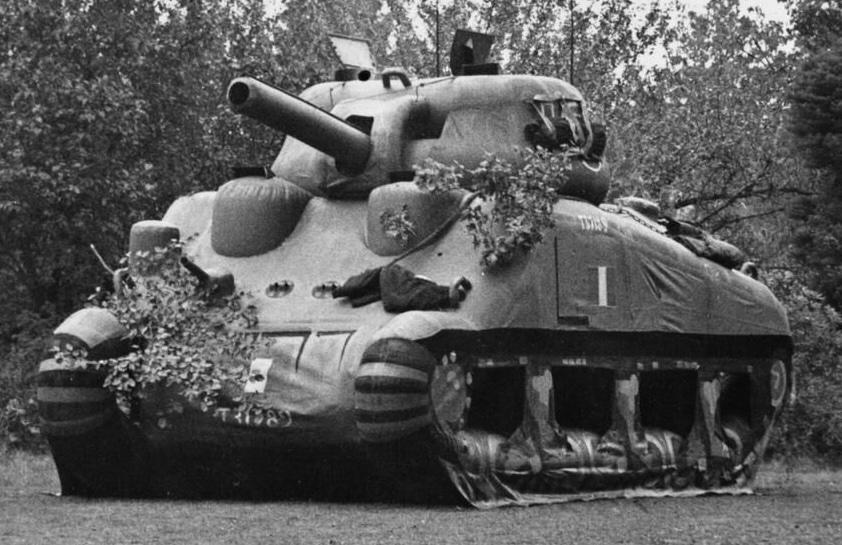
#> input picture ghost-army-3d/archival_raw/DummyShermanTank.jpg, 842 x 545 px
$ python prep-archival.py
#> lines starting #> are read from the running program, lines starting #| are printed output that depends on the picture
"""Vox-style collage prep: crop the public-domain archival images, press them into a printed
(slightly halftoned, ink-on-paper) look, and give each a torn white-paper border with alpha.

    python3 scripts/prep-archival.py
Writes public/assets/archival/*.png and public/assets/backgrounds/paper_vox.jpg
"""
from pathlib import Path
import numpy as np
from PIL import Image, ImageFilter, ImageOps, ImageEnhance

ROOT = Path(__file__).resolve().parent.parent
RAW, OUT = ROOT / 'archival_raw', ROOT / 'public' / 'assets' / 'archival'
rng = np.random.default_rng(1944)

# name: (source file, crop box as fractions l,t,r,b, target width, mode) ; mode 'duo' = ink duotone, 'col' = muted colour
JOBS = {
    'dummy': ("DummyShermanTank.jpg", (0, 0, 1, 1), 1000, 'duo'),
    'rhine': ("Crossingtherhine.jpg", (0, 0.05, 1, 0.9), 900, 'duo'),
    'simpson': ("William_H._Simpson.jpg", (0.05, 0.02, 0.95, 0.72), 600, 'duo'),
}
INK, PAPER = np.array([34, 30, 28]), np.array([244, 240, 230])


def halftone_grain(img):
    a = np.asarray(img).astype(np.float32)
    a += rng.normal(0, 5, a.shape[:2])[..., None]
    return Image.fromarray(np.clip(a, 0, 255).astype(np.uint8))


def press(im, mode):
    if mode == 'duo':
        g = ImageOps.autocontrast(im.convert('L'), cutoff=1)
        t = (np.asarray(g).astype(np.float32) / 255)[..., None]
        out = Image.fromarray((INK * (1 - t) + PAPER * t).astype(np.uint8))
    else:
        im = ImageOps.autocontrast(im.convert('RGB'), cutoff=0.5)
        im = ImageEnhance.Color(im).enhance(0.72)
        a = np.asarray(im).astype(np.float32)
        warm = a * np.array([1.0, 0.97, 0.9]) + np.array([6, 4, 0])
        out = Image.fromarray(np.clip(warm, 0, 255).astype(np.uint8))
    return halftone_grain(out.filter(ImageFilter.UnsharpMask(2, 60, 2)))


def torn_mask(w, h, inset, rough):
    """Alpha for a sheet with a torn edge: a jittered rectangle, slightly blurred."""
    m = np.zeros((h, w), np.float32)
    yy, xx = np.mgrid[0:h, 0:w]
    def edge(n, s):
        v = np.cumsum(rng.normal(0, 1, n)); v = (v - np.linspace(v[0], v[-1], n)); v = v / (np.abs(v).max() + 1e-6)
        return inset + rough * (0.5 + 0.5 * v) + rng.uniform(0, rough * 0.35, n)
    top, bot, lef, rig = edge(w, 1), edge(w, 2), edge(h, 3), edge(h, 4)
    m[(yy > top[xx]) & (yy < h - bot[xx]) & (xx > lef[yy]) & (xx < w - rig[yy])] = 1
    return Image.fromarray((m * 255).astype(np.uint8)).filter(ImageFilter.GaussianBlur(0.8))


for name, (src, (l, t, r, b), tw, mode) in JOBS.items():
    im = Image.open(RAW / src).convert('RGB')
#> im is the input picture: PIL image 842x545 RGB; min 0, max 253, mean 89.9
    W, H = im.size
#> W = 842; H = 545
    im = im.crop((int(l * W), int(t * H), int(r * W), int(b * H)))
    im = im.resize((tw, int(im.height * tw / im.width)), Image.LANCZOS)
#> im: PIL image 1000x647 RGB
    im = press(im, mode)
#> in press, `g = ImageOps.autocontrast(im.convert('L'), cutoff=1)`:
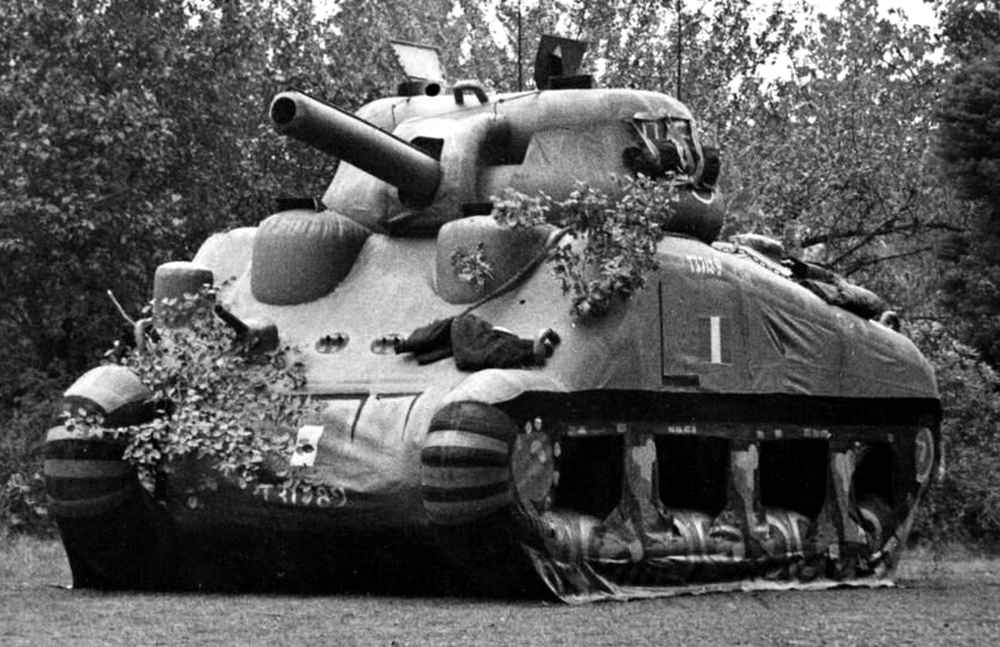
#> g: PIL image 1000x647 L; min 0, max 255, mean 89.2
#> in press, `out = Image.fromarray((INK * (1 - t) + PAPER * t).astype(np.uint8))`:
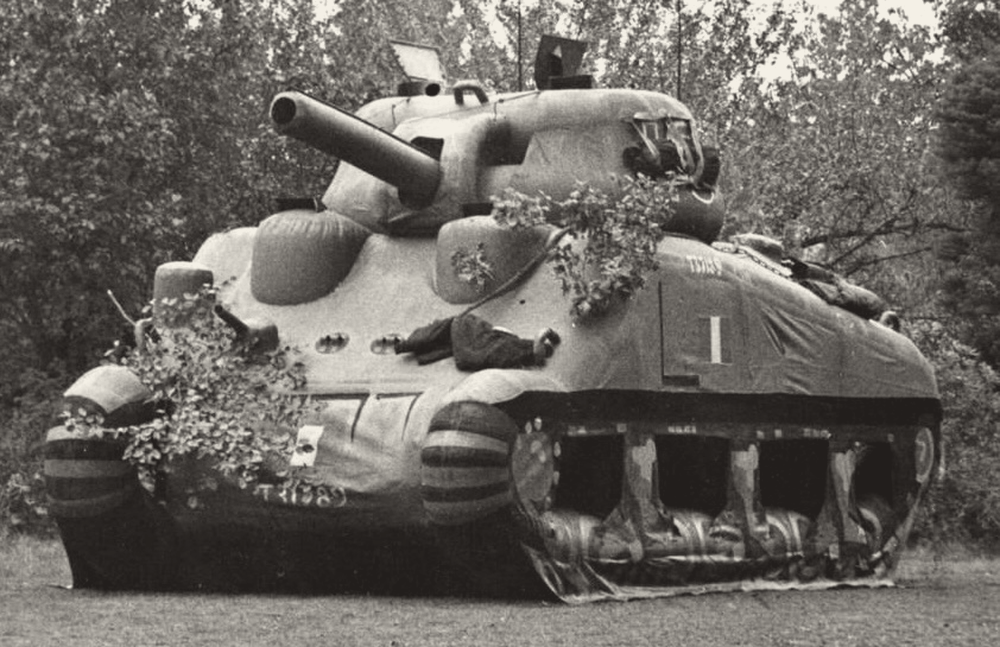
#> out: PIL image 1000x647 RGB; mean R, G, B 107, 103, 98.1
    pad = 26
    w, h = im.width + 2 * pad, im.height + 2 * pad
#> w = 1052; h = 699
    sheet = Image.new('RGB', (w, h), tuple(PAPER))
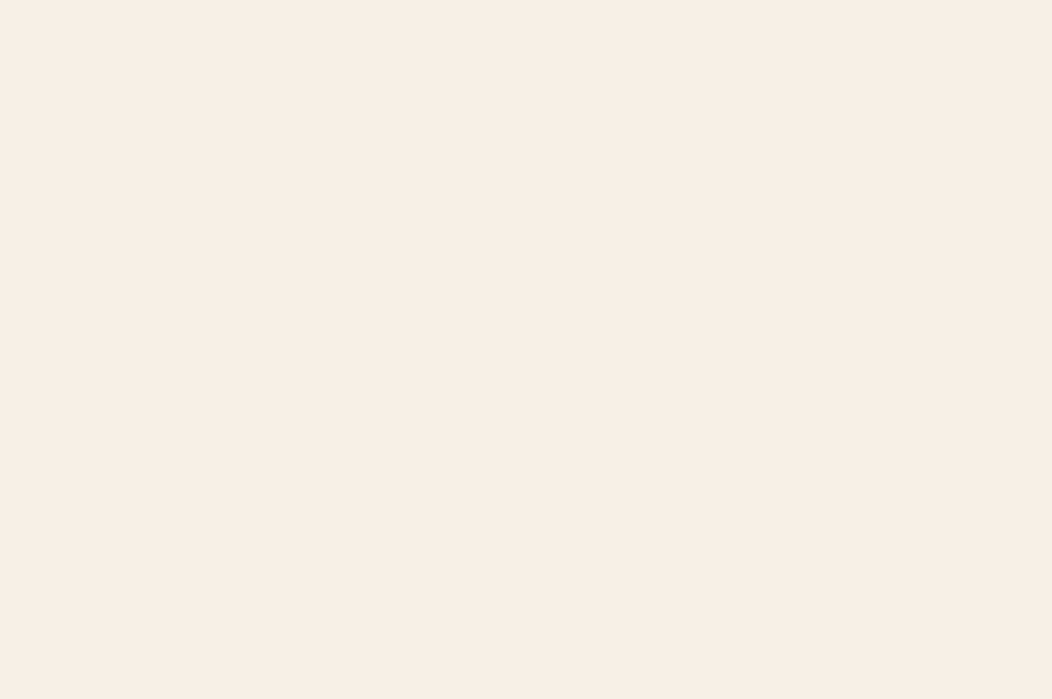
#> sheet: PIL image 1052x699 RGB; mean R, G, B 244, 240, 230
    sheet.paste(im, (pad, pad))
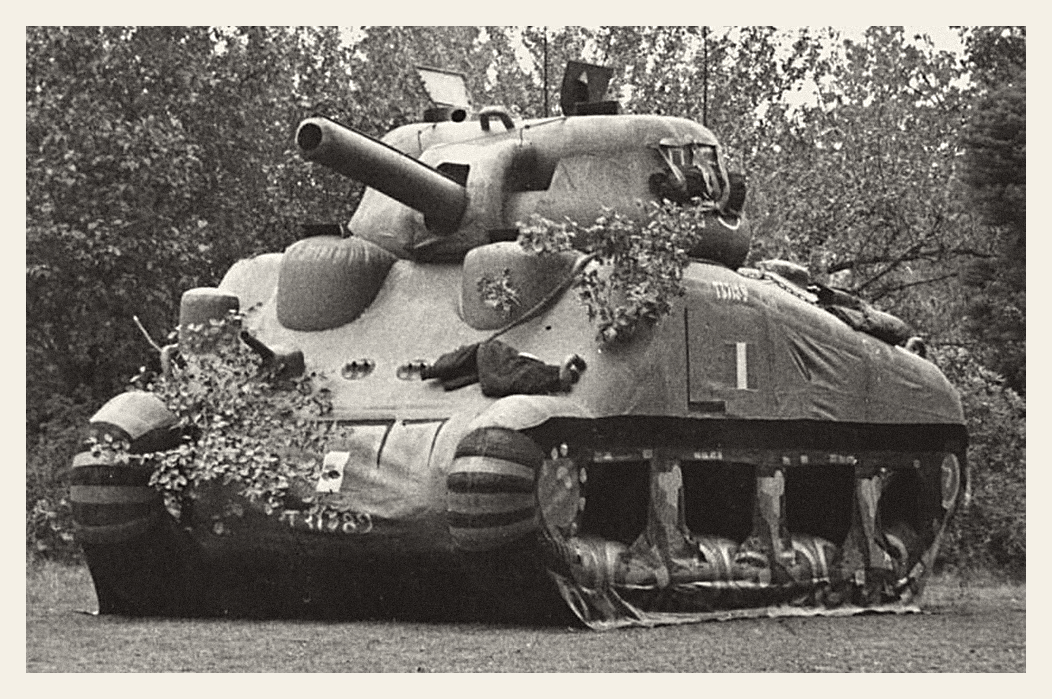
#> sheet: PIL image 1052x699 RGB; mean R, G, B 123, 119, 113.5
    sheet.putalpha(torn_mask(w, h, 2, 9))
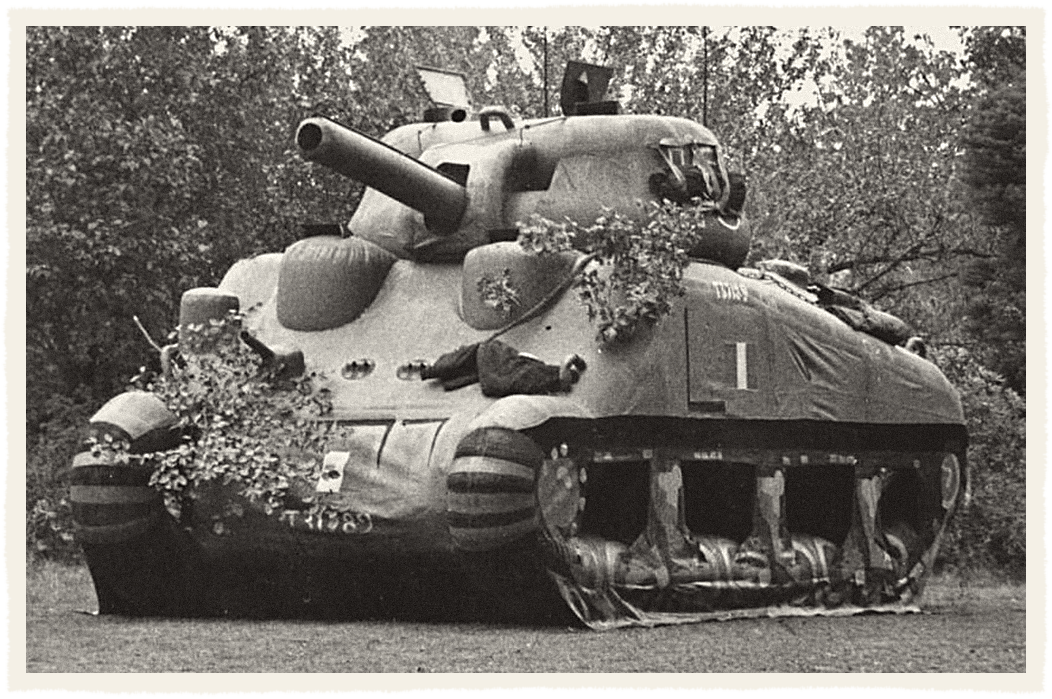
#> sheet: PIL image 1052x699 RGBA; mean R, G, B, A 123, 119, 113.5, 245.9; transparent parts drawn white
    sheet.save(OUT / f'{name}.png', optimize=True)
    print(name, sheet.size)
#| dummy (1052, 699)
#> pass 2 of the loop `for name, (src, (l, t, r, b), tw, mode) in JOBS.items():`:
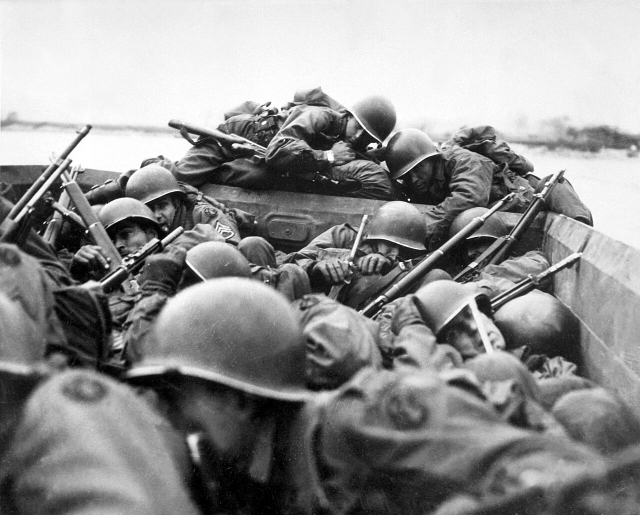
#> input picture ghost-army-3d/archival_raw/Crossingtherhine.jpg, 1280 x 1029 px (shown at 1/2 size)
#> g: PIL image 900x615 L
#> t: shape (615, 900, 1) float32
#> in press (call 2), `out = Image.fromarray((INK * (1 - t) + PAPER * t).astype(np.uint8))`:
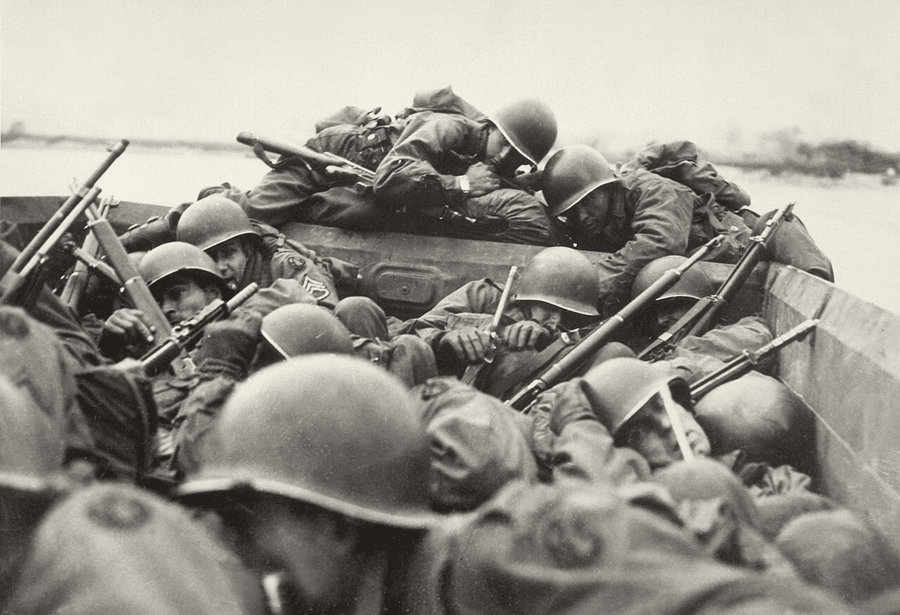
#> out: PIL image 900x615 RGB; mean R, G, B 152.7, 148.7, 142.2
#> `sheet.putalpha(torn_mask(w, h, 2, 9))`:
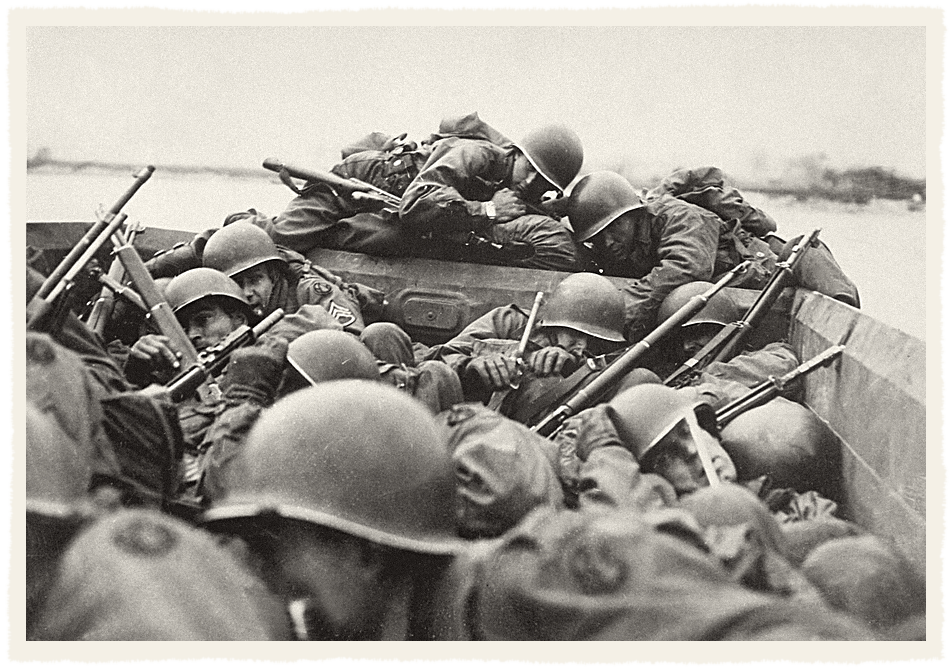
#> sheet: PIL image 952x667 RGBA; mean R, G, B, A 163.9, 159.9, 153, 244.5; transparent parts drawn white
#| rhine (952, 667)
#> pass 3 of the loop `for name, (src, (l, t, r, b), tw, mode) in JOBS.items():`:
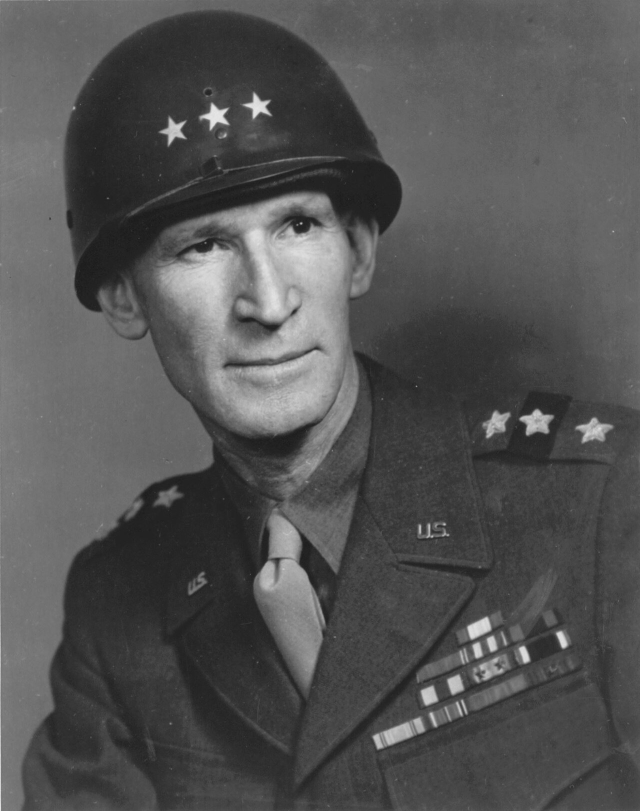
#> input picture ghost-army-3d/archival_raw/William_H._Simpson.jpg, 1280 x 1622 px (shown at 1/2 size)
#> in press (call 3), `g = ImageOps.autocontrast(im.convert('L'), cutoff=1)`:
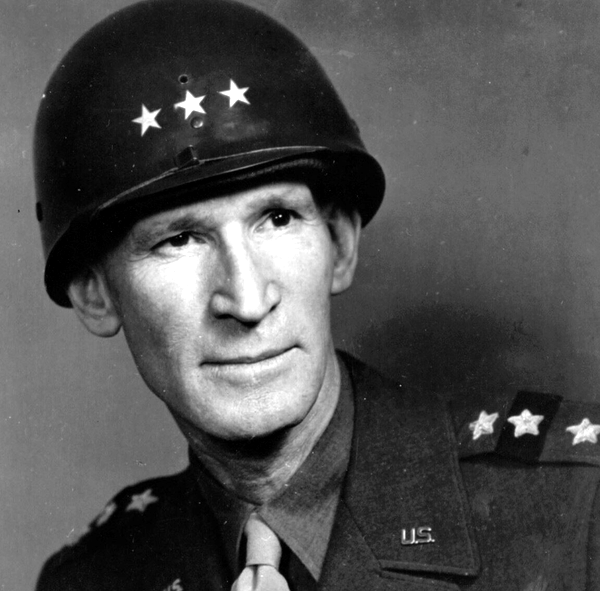
#> g: PIL image 600x591 L; min 0, max 255, mean 80.4
#> t: shape (591, 600, 1) float32
#> out: PIL image 600x591 RGB
#> `sheet.putalpha(torn_mask(w, h, 2, 9))`:
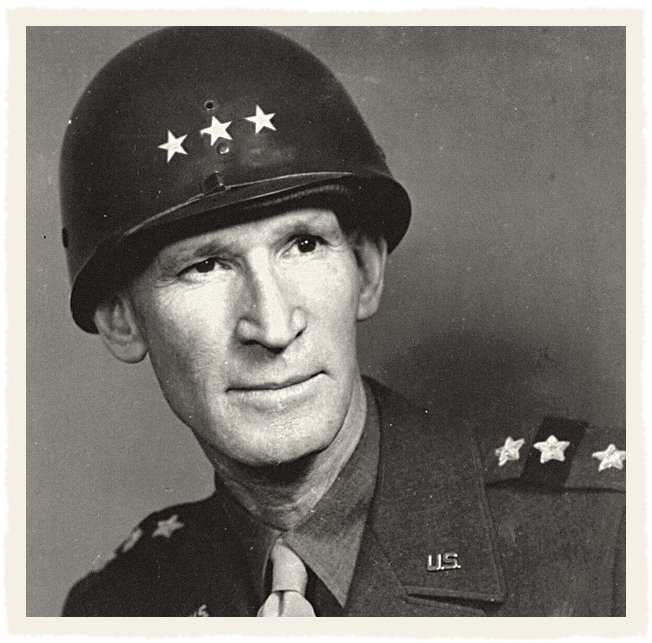
#> sheet: PIL image 652x643 RGBA; mean R, G, B, A 121.6, 117.6, 112.2, 243.6; transparent parts drawn white
#| simpson (652, 643)

# off-white Vox paper: warm grey, fibres, faint blotches
H, W = 1920, 1080
base = np.ones((H, W, 3), np.float32) * np.array([236, 231, 220])
low = np.asarray(Image.fromarray((rng.random((48, 27)) * 255).astype(np.uint8)).resize((W, H), Image.BICUBIC)).astype(np.float32) / 255
base += (low[..., None] - 0.5) * 10
fib = np.asarray(Image.fromarray((rng.random((H, W)) * 255).astype(np.uint8)).filter(ImageFilter.GaussianBlur(0.6))).astype(np.float32) / 255
base += (fib[..., None] - 0.5) * 14
Image.fromarray(np.clip(base, 0, 255).astype(np.uint8)).save(ROOT / 'public/assets/backgrounds/paper_vox.jpg', quality=92)
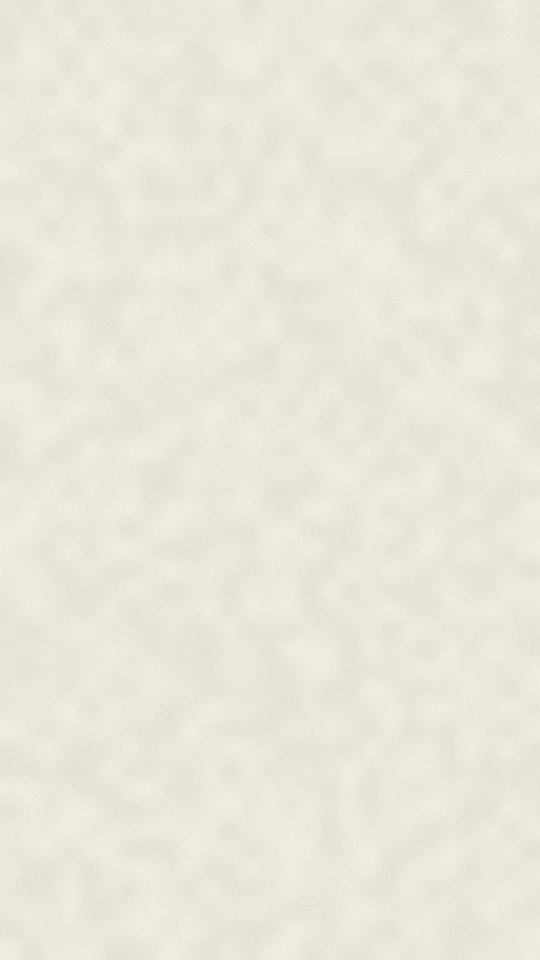
#> saved as paper_vox.jpg: PIL image 1080x1920 RGB (shown at 1/2 size); mean R, G, B 235.4, 230.4, 219.4
print('paper ok')
